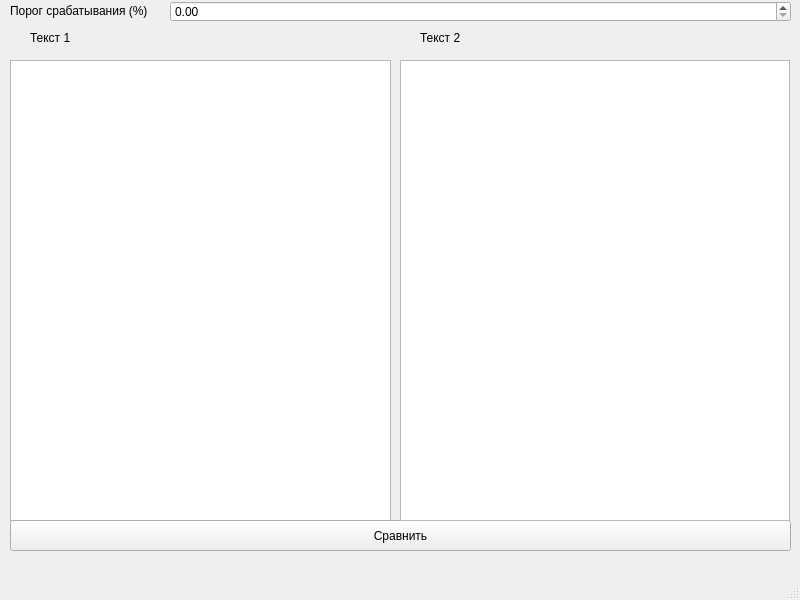
<?xml version="1.0" encoding="UTF-8"?>
<ui version="4.0">
 <class>MainWindow</class>
 <widget class="QMainWindow" name="MainWindow">
  <property name="geometry">
   <rect>
    <x>0</x>
    <y>0</y>
    <width>800</width>
    <height>600</height>
   </rect>
  </property>
  <property name="windowTitle">
   <string>MainWindow</string>
  </property>
  <widget class="QWidget" name="centralwidget">
   <widget class="QLabel" name="label">
    <property name="geometry">
     <rect>
      <x>10</x>
      <y>-5</y>
      <width>191</width>
      <height>31</height>
     </rect>
    </property>
    <property name="text">
     <string>Порог срабатывания (%) </string>
    </property>
   </widget>
   <widget class="QDoubleSpinBox" name="doubleSpinBox">
    <property name="geometry">
     <rect>
      <x>170</x>
      <y>1</y>
      <width>621</width>
      <height>21</height>
     </rect>
    </property>
   </widget>
   <widget class="QLabel" name="label_2">
    <property name="geometry">
     <rect>
      <x>30</x>
      <y>30</y>
      <width>55</width>
      <height>16</height>
     </rect>
    </property>
    <property name="text">
     <string>Текст 1</string>
    </property>
   </widget>
   <widget class="QPlainTextEdit" name="text1">
    <property name="geometry">
     <rect>
      <x>10</x>
      <y>60</y>
      <width>381</width>
      <height>461</height>
     </rect>
    </property>
    <property name="plainText">
     <string/>
    </property>
   </widget>
   <widget class="QPushButton" name="pushButton">
    <property name="geometry">
     <rect>
      <x>10</x>
      <y>520</y>
      <width>781</width>
      <height>31</height>
     </rect>
    </property>
    <property name="text">
     <string>Сравнить</string>
    </property>
   </widget>
   <widget class="QLabel" name="label_3">
    <property name="geometry">
     <rect>
      <x>420</x>
      <y>30</y>
      <width>55</width>
      <height>16</height>
     </rect>
    </property>
    <property name="text">
     <string>Текст 2</string>
    </property>
   </widget>
   <widget class="QPlainTextEdit" name="text2">
    <property name="geometry">
     <rect>
      <x>400</x>
      <y>60</y>
      <width>390</width>
      <height>461</height>
     </rect>
    </property>
    <property name="plainText">
     <string/>
    </property>
   </widget>
  </widget>
  <widget class="QMenuBar" name="menubar">
   <property name="geometry">
    <rect>
     <x>0</x>
     <y>0</y>
     <width>800</width>
     <height>26</height>
    </rect>
   </property>
  </widget>
  <widget class="QStatusBar" name="statusbar"/>
 </widget>
 <resources/>
 <connections/>
</ui>
